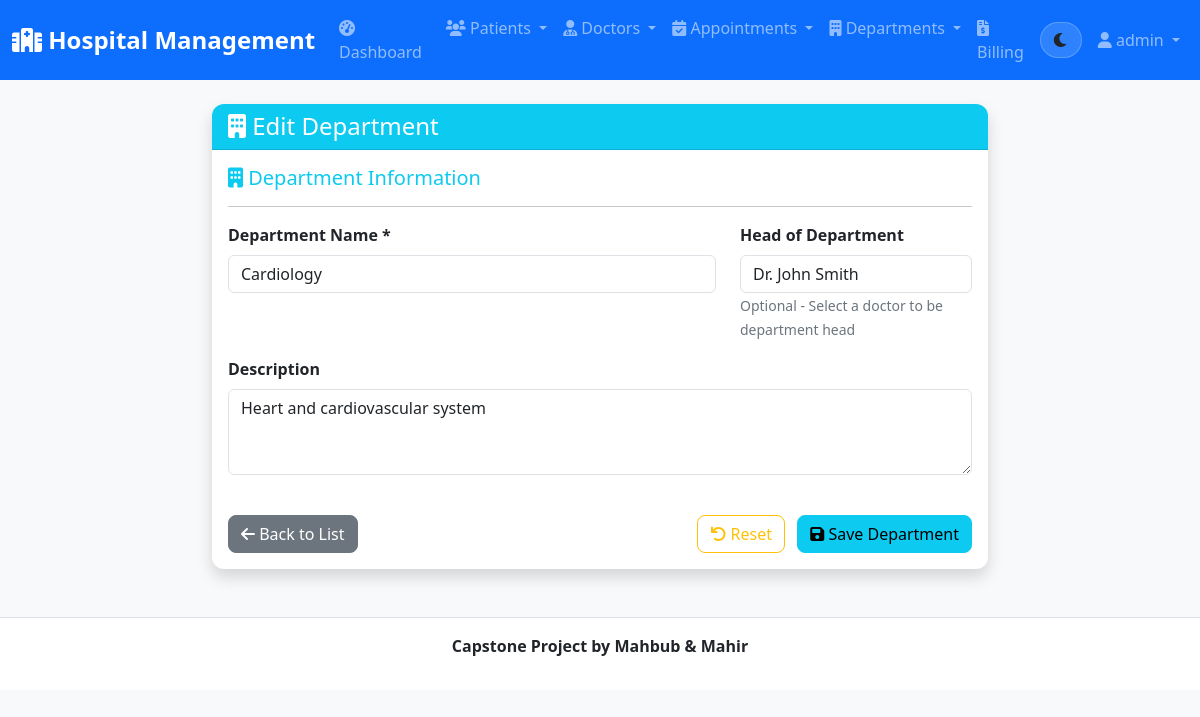
Screenshot of /departments/1/update/ (signed in) with the database file from the repository.
### hospital_app/models.py (models this page shows, shortened)
class Department(models.Model):
    name = models.CharField(max_length=100, unique=True)
    description = models.TextField(blank=True)
    head_of_department = models.ForeignKey('Doctor', on_delete=models.SET_NULL, null=True, blank=True, related_name='headed_departments')
    created_at = models.DateTimeField(auto_now_add=True)

### hospital_app/views.py (the view)
# urls.py: path('departments/<int:pk>/update/', views.department_update, name='department_update'),
@login_required
def department_update(request, pk):
    department = get_object_or_404(Department, pk=pk)
    if request.method == 'POST':
        form = DepartmentForm(request.POST, instance=department)
        if form.is_valid():
            form.save()
            messages.success(request, 'Department updated successfully!')
            return redirect('department_detail', pk=department.pk)
    else:
        form = DepartmentForm(instance=department)
    return render(request, 'hospital/department_form.html', {'form': form, 'title': 'Edit Department'})

### hospital_app/forms.py
class DepartmentForm(forms.ModelForm):
    class Meta:
        model = Department
        fields = '__all__'
        widgets = {
            'description': forms.Textarea(attrs={'rows': 3}),
        }

### hospital_app/models.py (called while the page is built)
    def __str__(self):
        return f"Dr. {self.first_name} {self.last_name}"

### hospital/templates/hospital/department_form.html (shortened to what this page needs)
{% extends 'base.html' %}
{% block content %}
<div class="row justify-content-center">
    <div class="col-md-8">
        <div class="card shadow">
            <div class="card-header bg-info text-white">
                <h4 class="mb-0">
                    <i class="fas fa-building"></i> {{ title }}
                </h4>
            </div>
            <div class="card-body">
                <form method="post">
                    <div class="row mb-4">
                        <div class="col-12">
                            <h5 class="text-info"><i class="fas fa-building"></i> Department Information</h5>
                            <hr>
                        </div>
                        <div class="col-md-8 mb-3">
                            <label for="{{ form.name.id_for_label }}" class="form-label">Department Name *</label>
                            {{ form.name }}
                        </div>
                        <div class="col-md-4 mb-3">
                            <label for="{{ form.head_of_department.id_for_label }}" class="form-label">Head of Department</label>
                            {{ form.head_of_department }}
                            <small class="form-text text-muted">Optional - Select a doctor to be department head</small>
                        </div>
                        <div class="col-12 mb-3">
                            <label for="{{ form.description.id_for_label }}" class="form-label">Description</label>
                            {{ form.description }}
                        </div>
                    </div>
                    <div class="row">
                        <div class="col-12">
                            <div class="d-flex justify-content-between">
                                <a href="{% url 'department_list' %}" class="btn btn-secondary">
                                    <i class="fas fa-arrow-left"></i> Back to List
                                </a>
                                <div>
                                    <button type="reset" class="btn btn-outline-warning me-2">
                                        <i class="fas fa-undo"></i> Reset
                                    </button>
                                    <button type="submit" class="btn btn-info">
                                        <i class="fas fa-save"></i> Save Department
                                    </button>
                                </div>
                            </div>
                        </div>
                    </div>
                </form>
            </div>
        </div>
    </div>
</div>
{% endblock %}

### hospital/templates/base.html (shortened to what this page needs)
<!DOCTYPE html>
<html lang="en" data-theme="light">
<head>
    <link href="https://cdn.jsdelivr.net/npm/bootstrap@5.1.3/dist/css/bootstrap.min.css" rel="stylesheet">
    <link href="https://cdnjs.cloudflare.com/ajax/libs/font-awesome/6.0.0/css/all.min.css" rel="stylesheet">
    {% load static %}
    <link rel="stylesheet" href="{% static 'css/style.css' %}">
</head>
<body>
    <nav class="navbar navbar-expand-lg navbar-dark bg-primary">
        <div class="container-fluid">
            <a class="navbar-brand" href="{% url 'home' %}">
                <i class="fas fa-hospital"></i> Hospital Management
            </a>
            <div class="collapse navbar-collapse" id="navbarNav">
                <ul class="navbar-nav me-auto">
                    {% if user.is_authenticated %}
                    <li class="nav-item">
                        <a class="nav-link" href="{% url 'dashboard' %}">
                            <i class="fas fa-tachometer-alt"></i> Dashboard
                        </a>
                    </li>
                    <li class="nav-item dropdown">
                        <a class="nav-link dropdown-toggle" href="#" id="patientsDropdown" role="button" data-bs-toggle="dropdown">
                            <i class="fas fa-users"></i> Patients
                        </a>
                    </li>
                    <li class="nav-item dropdown">
                        <a class="nav-link dropdown-toggle" href="#" id="doctorsDropdown" role="button" data-bs-toggle="dropdown">
                            <i class="fas fa-user-md"></i> Doctors
                        </a>
                    </li>
                    <li class="nav-item dropdown">
                        <a class="nav-link dropdown-toggle" href="#" id="appointmentsDropdown" role="button" data-bs-toggle="dropdown">
                            <i class="fas fa-calendar-check"></i> Appointments
                        </a>
                    </li>
                    <li class="nav-item dropdown">
                        <a class="nav-link dropdown-toggle" href="#" id="departmentsDropdown" role="button" data-bs-toggle="dropdown">
                            <i class="fas fa-building"></i> Departments
                        </a>
                    </li>
                    <li class="nav-item">
                        <a class="nav-link" href="{% url 'billing_list' %}">
                            <i class="fas fa-file-invoice-dollar"></i> Billing
                        </a>
                    </li>
                    {% endif %}
                </ul>
                <ul class="navbar-nav">
                    <li class="nav-item d-flex align-items-center me-2">
                        <button id="themeToggle" class="btn theme-toggle" type="button" aria-label="Toggle dark mode" title="Toggle theme">
                            <i id="themeIcon" class="fas fa-moon"></i>
                        </button>
                    </li>
                    {% if user.is_authenticated %}
                    <li class="nav-item dropdown">
                        <a class="nav-link dropdown-toggle" href="#" id="userDropdown" role="button" data-bs-toggle="dropdown">
                            <i class="fas fa-user"></i> {{ user.username }}
                        </a>
                    </li>
                    {% endif %}
                </ul>
            </div>
        </div>
    </nav>
    <main class="container-fluid mt-4">
        {% block content %}
        {% endblock %}
    </main>
    <footer class="text-center py-3 mt-5">
         <div class="container">
            <p><b>Capstone Project by Mahbub & Mahir</b></p>
        </div>
    </footer>
    {% load static %}
</body>
</html>

### hospital/static/css/style.css (style rules this page uses)
:root { --primary-color: #0d6efd; --secondary-color: #6c757d; --success-color: #198754; --info-color: #0dcaf0; --warning-color: #ffc107; --danger-color: #dc3545; --light-color: #f8f9fa; --dark-color: #212529; --bg: #f8f9fa; --bg-elevated: #ffffff; --text: #212529; --text-muted: #6c757d; --border: #dee2e6; --shadow: 0 0.125rem 0.25rem rgba(0, 0, 0, 0.075); --shadow-hover: 0 0.5rem 1rem rgba(0, 0, 0, 0.15); }
html, body { font-family: 'Segoe UI', Tahoma, Geneva, Verdana, sans-serif; background-color: var(--bg) !important; color: var(--text) !important; transition: background-color 320ms ease, color 320ms ease; }
.navbar-brand { font-weight: bold; font-size: 1.5rem; }
.navbar-nav .nav-link { font-weight: 500; transition: all 0.3s ease; }
.card { border: none; border-radius: 0.75rem; background-color: var(--bg-elevated); color: var(--text); box-shadow: var(--shadow); transition: all 0.3s ease; }
.card-body, .card-header, .card-footer { background-color: transparent; color: var(--text); }
.card-header { border-radius: 0.75rem 0.75rem 0 0 !important; font-weight: 600; }
.btn { border-radius: 0.5rem; font-weight: 500; transition: all 0.3s ease; }
.form-control, .form-select { border-radius: 0.5rem; border: 1px solid var(--border); background-color: var(--bg-elevated); color: var(--text); transition: all 0.3s ease; }
.form-label { font-weight: 600; color: var(--text); margin-bottom: 0.5rem; }
footer { background-color: var(--bg-elevated) !important; color: var(--text); border-top: 1px solid var(--border); }
.theme-toggle { width: 42px; height: 36px; border-radius: 999px; display: inline-flex; align-items: center; justify-content: center; background: rgba(255, 255, 255, 0.14); border: 1px solid rgba(255, 255, 255, 0.22); transition: transform 180ms ease, background-color 320ms ease, border-color 320ms ease; }
.text-muted { color: var(--text-muted) !important; }

### hospital/templates/hospital/department_form.html (style rules this page uses)
.form-control, .form-select { border-radius: 0.375rem; }

### rows the page displays
Department: name "Cardiology", head_of_department "Dr. John Smith", description "Heart and cardiovascular system"

### other values shown
{{ user.username }} "admin"
{{ title }} "Edit Department"
